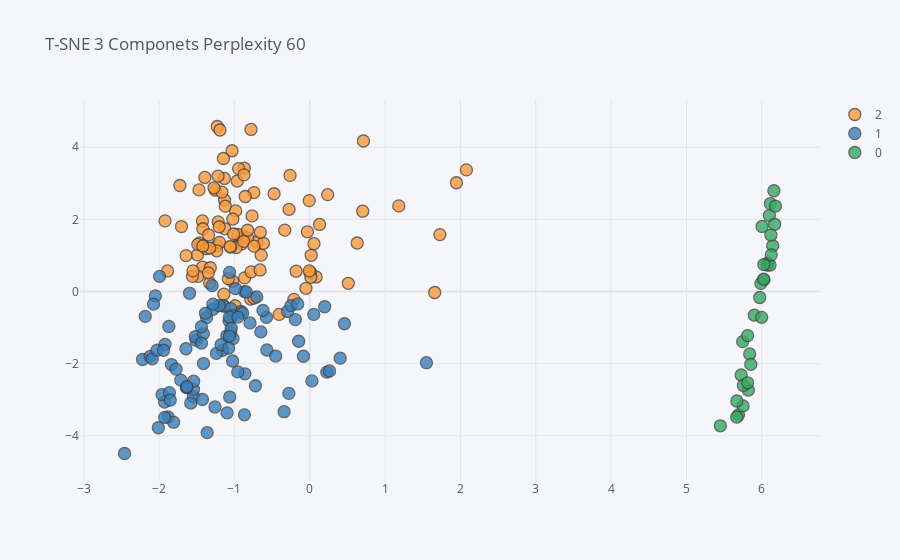

The notebook cell saved with this chart:
### Code cell
pca_.iplot(x="pc1", y="pc2",kind="scatter", mode='markers', categories='cluster', title=f"T-SNE 3 Componets Perplexity 60")
